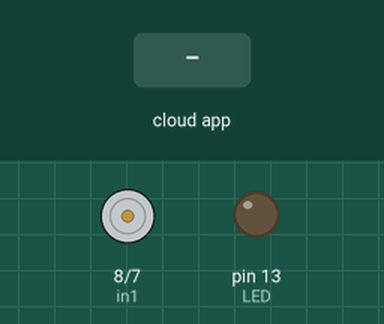
A sketch run on a simulated Arduino Uno, built with avr-gcc and run on an emulated ATmega328P. Shown: motor-driver pin pairs drawn as motors (green arrow = first pin HIGH = forward, orange = second pin HIGH = backward, longer = more drive, scaled by the enable pin), output pins drawn as LEDs (lit = HIGH). The test bench sets the inputs (shaded band). The ROS host is connected and sends only what is stated.

Above: at 1.2 s.
1.3 s: the phone or cloud app sets pump_on to 0
At 1.9 s:
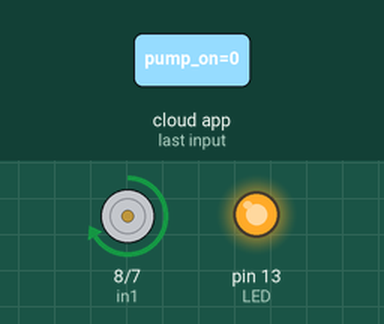
2.8 s: the phone or cloud app sets pump_off to 0
At 4.0 s:
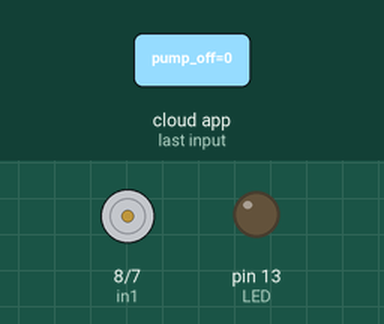
4.3 s: the phone or cloud app sets pump_on to 1
At 5.3 s:
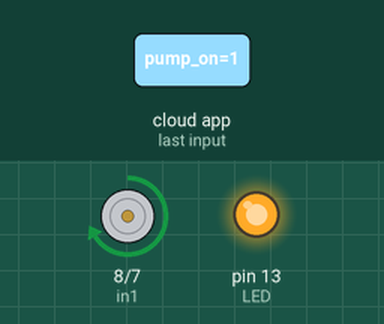
5.8 s: the phone or cloud app sets pump_off to 1
At 6.4 s:
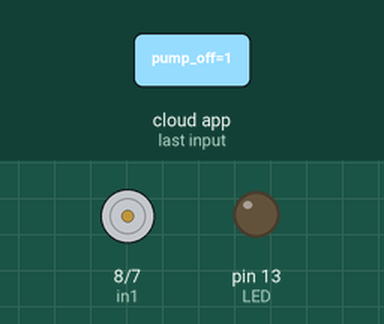
Timing chart, 0 to 8.3 s (numbered marks = the images above; inputs shaded):
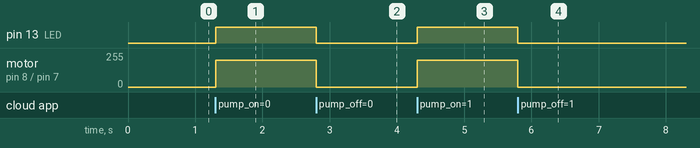

Measured:
- after the input at 1.3 s, pin 13 (LED): LOW → HIGH at once; motor on pin 8 (in1) / pin 7 (in2): stopped → forward 200/255 at once
- after the input at 2.8 s, pin 13 (LED): HIGH → LOW at once; motor on pin 8 (in1) / pin 7 (in2): forward 200/255 → stopped at once
- after the input at 4.3 s, pin 13 (LED): LOW → HIGH at once; motor on pin 8 (in1) / pin 7 (in2): stopped → forward 200/255 at once
- after the input at 5.8 s, pin 13 (LED): HIGH → LOW at once; motor on pin 8 (in1) / pin 7 (in2): forward 200/255 → stopped at once

The sketch:

Pump.ino
```cpp
/*
 * rosserial Subscriber
 * On/Off Control
 * Jamming Gripper Pump
 */

#include <ros.h>
#include <std_msgs/Empty.h>

ros::NodeHandle nh;

// connect motor controller pins to Arduino digital pins
// Here I assume only one motor is needed
// Remove the jumper on L298N first to PWN
int enA = 9;
int in1 = 8;
int in2 = 7;

void pump_on( const std_msgs::Empty& ros_msg){
  digitalWrite(13, HIGH); //LED On
  digitalWrite(in1,HIGH);
  digitalWrite(in2,LOW);
  analogWrite(enA,200); // Speed Range 0-255
  //delay(10000); // delay 10s (test)
}


void pump_off( const std_msgs::Empty& ros_msg){
  digitalWrite(13, LOW);  //LED Off
  digitalWrite(in1,LOW);  //Turn off the motor
  digitalWrite(in2,LOW);
}

ros::Subscriber<std_msgs::Empty> subon("pump_on", &pump_on );
ros::Subscriber<std_msgs::Empty> suboff("pump_off", &pump_off );

void setup()
{
  pinMode(enA,OUTPUT); // PWM
  pinMode(in1,OUTPUT);
  pinMode(in2,OUTPUT);
  pinMode(13, OUTPUT); // LED, status monitor
  // Initialization
  digitalWrite(enA,LOW);
  digitalWrite(in1,LOW);
  digitalWrite(in2,LOW);
  digitalWrite(13,LOW);

  nh.initNode();
  nh.subscribe(subon);
  nh.subscribe(suboff);
}

void loop()
{
  nh.spinOnce();
  delay(1);
}
```
